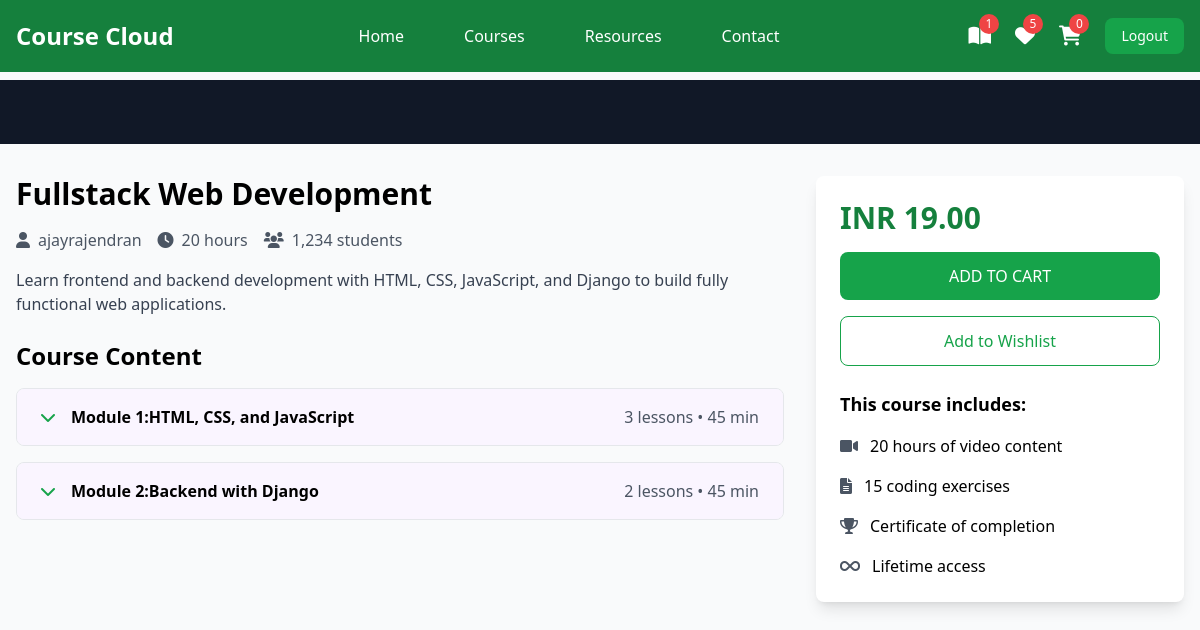
The app's page /student/courses/6/ (signed in) with its own data.
### instructor/models.py (models this page shows, shortened)
class User(AbstractUser):
    ROLE_CHOICES =(
        ("instructor","Instructor"),
        ("student","Student")
    )
    role=models.CharField(max_length=20,choices=ROLE_CHOICES,default="student")

class Course(models.Model):
    title=models.CharField(max_length=200)
    description=models.TextField()
    price=models.DecimalField(decimal_places=2,max_digits=7)
    owner=models.ForeignKey(User,on_delete=models.SET_NULL,related_name="courses",null=True)
    is_free=models.BooleanField(default=False)
    picture=models.ImageField(upload_to="courseimages",null=True,blank=True,default="courseimages/default.png")
    thumbnail=EmbedVideoField()
    category_objects=models.ManyToManyField(Category)
    created_at=models.DateTimeField(auto_now_add=True)
    updated_at=models.DateTimeField(auto_now=True)

class Module(models.Model):
    title=models.CharField(max_length=200)
    course_object=models.ForeignKey(Course,on_delete=models.CASCADE,related_name="modules")
    order=models.PositiveIntegerField()

### student/views.py (the view)
# urls.py: path("courses/<int:pk>/",views.CourseDetailView.as_view(),name="course-detail"),
@method_decorator(signin_required,name="dispatch")
class CourseDetailView(View):
    def get (self,request,*args,**kwargs):
        id=kwargs.get("pk")
        course_instanse=Course.objects.get(id=id)
        return render (request,"course_detail.html",{"course":course_instanse})

### student/context_processors.py (called while the page is built)
def course_context(request):
    count=0
    if request.user.is_authenticated:
        orders=request.user.purchase.filter(is_paid=True)
        count=len([c for o in orders for c in o.course_objects.all()])
    return{"count":count}

### student/templates/course_detail.html (shortened to what this page needs)
{%extends 'base.html'%}
{% load embed_video_tags %}
{%block main_block%}
        <div class="bg-gray-900 w-full">
            <div class="max-w-screen-xl mx-auto px-4 py-8">
            </div>
        </div>
        <div class="max-w-screen-xl mx-auto px-4 py-8 grid grid-cols-1 lg:grid-cols-3 gap-8">
            <div class="lg:col-span-2">
                <h1 class="text-3xl font-bold mb-4">{{course.title}}</h1>
                <div class="flex items-center mb-4 text-gray-600">
                    <span class="mr-4"><i class="fas fa-user mr-2"></i>{{course.owner}}</span>
                    <span class="mr-4"><i class="fas fa-clock mr-2"></i>20 hours</span>
                    <span><i class="fas fa-users mr-2"></i>1,234 students</span>
                </div>
                <p class="text-gray-700 mb-6">{{course.description}}</p>
                <div class="space-y-4">
                    <h2 class="text-2xl font-bold mb-4">Course Content</h2>
                    {%for module in course.modules.all%}
                    <div class="border rounded-lg overflow-hidden">
                        <button class="w-full px-6 py-4 bg-purple-50 hover:bg-green-100 flex items-center justify-between" onclick="toggleModule('module{{forloop.counter}}')">
                            <div class="flex items-center">
                                <i class="fas fa-chevron-down mr-4 text-green-600"></i>
                                <span class="font-semibold">Module {{forloop.counter}}:{{module.title}}</span>
                            </div>
                            <span class="text-gray-600">{{module.lessons.all.count}} lessons • 45 min</span>
                        </button>
                    </div>
                    {%endfor%}
                </div>
            </div>
            <div class="lg:col-span-1">
                <div class="bg-white p-6 rounded-lg shadow-lg sticky top-24">
                    <div class="text-3xl font-bold mb-4 text-green-700">INR {{course.price}}</div>
                   <a href="{%url 'add-to-cart' course.id%}">
                        <button class="w-full bg-green-600 text-white py-3 rounded-lg mb-4 hover:bg-green-700 transition duration-300">
                            ADD TO CART
                        </button>
                   </a>
                    <button class="w-full border border-green-600 text-green-600 py-3 rounded-lg mb-6 hover:bg-green-50 transition duration-300">
                        Add to Wishlist
                    </button>
                    <div class="space-y-4">
                        <h3 class="font-bold text-lg">This course includes:</h3>
                        <div class="flex items-center">
                            <i class="fas fa-video mr-3 text-gray-600"></i>
                            <span>20 hours of video content</span>
                        </div>
                        <div class="flex items-center">
                            <i class="fas fa-file-alt mr-3 text-gray-600"></i>
                            <span>15 coding exercises</span>
                        </div>
                        <div class="flex items-center">
                            <i class="fas fa-trophy mr-3 text-gray-600"></i>
                            <span>Certificate of completion</span>
                        </div>
                        <div class="flex items-center">
                            <i class="fas fa-infinity mr-3 text-gray-600"></i>
                            <span>Lifetime access</span>
                        </div>
                    </div>
                </div>
            </div>
        </div>
    </div>
{%endblock%}

### student/templates/base.html (shortened to what this page needs)
<!DOCTYPE html>
<html lang="en">
<head>
    <script src="https://cdn.tailwindcss.com"></script>
    <link href="https://cdnjs.cloudflare.com/ajax/libs/font-awesome/6.0.0/css/all.min.css" rel="stylesheet">
</head>
<body class="bg-gray-50">
    <nav class="bg-green-700 fixed w-full z-20 top-0 left-0">
        <div class="max-w-screen-xl flex flex-wrap items-center justify-between mx-auto p-4">
            <a href="#" class="flex items-center">
                <span class="self-center text-2xl font-semibold text-white">Course Cloud</span>
            </a>
            <div class="items-center justify-between hidden w-full md:flex md:w-auto md:order-1">
                <ul class="flex flex-col p-4 md:p-0 mt-4 font-medium md:flex-row md:space-x-8 md:mt-0">
                    <li><a href="{%url 'index'%}" class="block py-2 pl-3 pr-4 text-white hover:text-purple-200">Home</a></li>
                    <li><a href="{%url 'mycorses'%}" class="block py-2 pl-3 pr-4 text-white hover:text-purple-200">Courses</a></li>
                    <li><a href="#" class="block py-2 pl-3 pr-4 text-white hover:text-purple-200">Resources</a></li>
                    <li><a href="#" class="block py-2 pl-3 pr-4 text-white hover:text-purple-200">Contact</a></li>
                </ul>
            </div>
            <div class="flex items-center space-x-6 md:order-2">
                <div class="relative group">
                    <a href="{%url 'mycorses'%}" class="text-white hover:text-green-200">
                        <i class="fas fa-book-open text-xl"></i>
                        <span class="absolute -top-2 -right-2 bg-red-500 text-white text-xs rounded-full h-5 w-5 flex items-center justify-center">{{count}}</span>
                    </a>
                </div>
                <div class="relative group">
                    <a href="#" class="text-white hover:text-green-200">
                        <i class="fas fa-heart text-xl"></i>
                        <span class="absolute -top-2 -right-2 bg-red-500 text-white text-xs rounded-full h-5 w-5 flex items-center justify-center">5</span>
                    </a>
                </div>
                <div class="relative group">
                    <a href="{%url 'cart-summery'%}" class="text-white hover:text-green-200">
                        <i class="fas fa-shopping-cart text-xl"></i>
                        <span class="absolute -top-2 -right-2 bg-red-500 text-white text-xs rounded-full h-5 w-5 flex items-center justify-center">{{request.user.basket.all.count}}</span>
                    </a>
                </div>
                <a href="{%url 'signout'%}">
                    <button class="text-white bg-green-600 hover:bg-red-800 focus:ring-4 focus:outline-none focus:ring-red-300 font-medium rounded-lg text-sm px-4 py-2 text-center">Logout</button>
                </a>
            </div>
        </div>
    </nav>
  <div class="mt-20">
    {%block main_block%}
    {%endblock%}
</body>
</html>

### records on screen
User: user.basket.all.count "0"
Course: title "Fullstack Web Development", owner "ajayrajendran", description "Learn frontend and backend development with HTML, CSS, JavaScript, and Django to build fully functional web applications.", price "19.00"
Module: title "HTML, CSS, and JavaScript", lessons.all.count "3"
Module: title "Backend with Django", lessons.all.count "2"

### other values on screen
{{ count }} "1"
